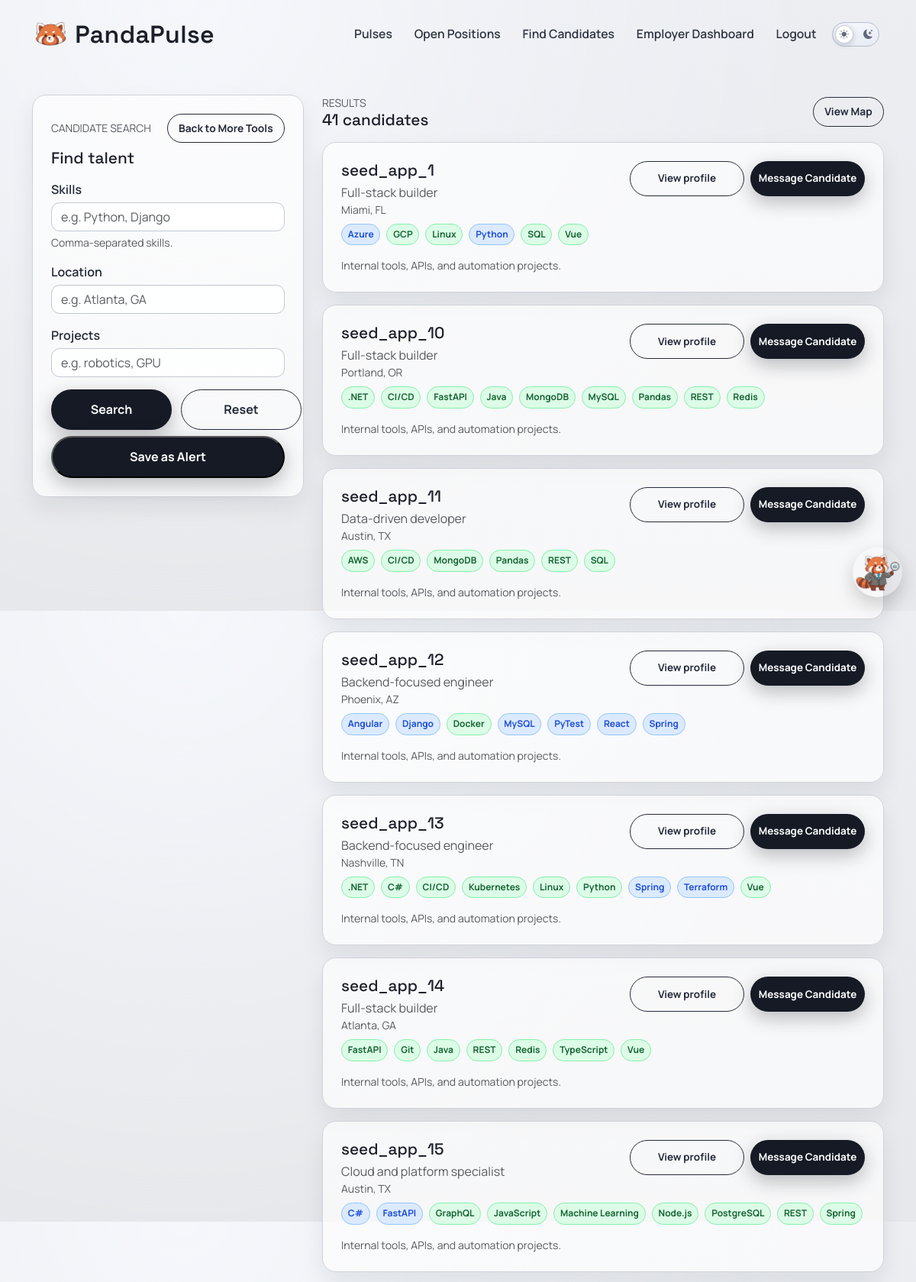
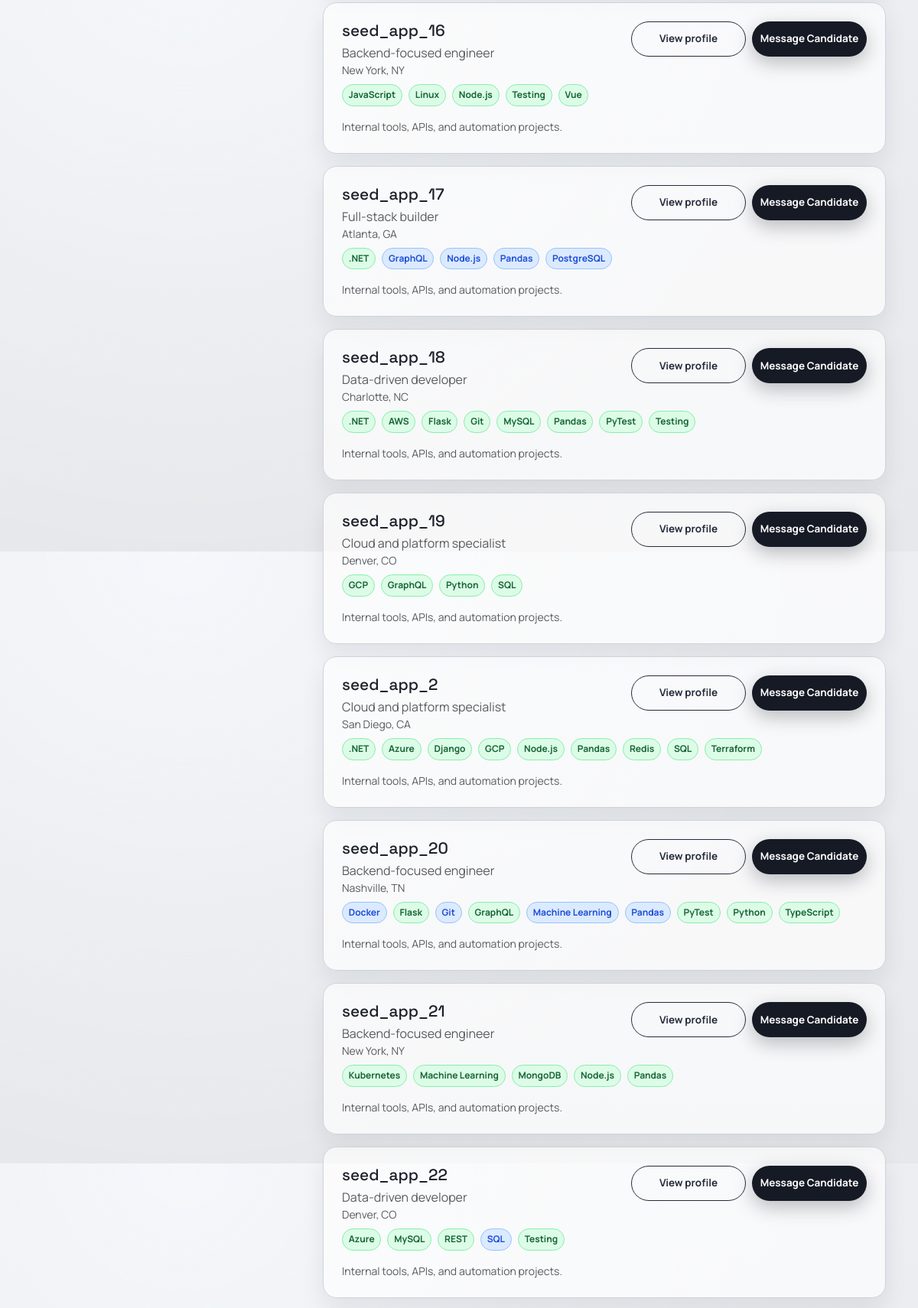
/accounts/candidates/ (signed in, upper part), run on the app's committed database (2 pictures, top to bottom).
### accounts/models.py (models this page shows, shortened)
class Profile(models.Model):
    class AccountType(models.TextChoices):
        APPLICANT = "APPLICANT", "Job Applicant"
        EMPLOYER = "EMPLOYER", "Employer"
    user = models.OneToOneField(settings.AUTH_USER_MODEL, on_delete=models.CASCADE, related_name="profile")
    last_activity = models.DateTimeField(null=True, blank=True)
    is_typing = models.BooleanField(default=False)
    last_typing_update = models.DateTimeField(null=True, blank=True)
    account_type = models.CharField(
        max_length=20,
        choices=AccountType.choices,
        default=AccountType.APPLICANT
    )
    profile_picture = models.ImageField(
        upload_to="profile_pics/",
        blank=True,
        null=True
    )
    resume_file = models.FileField(
        upload_to="profile_resumes/",
        blank=True,
        null=True,
    )
    headline = models.CharField(max_length=120, blank=True)
    skills = models.CharField(max_length=300, blank=True)
    education = models.TextField(blank=True)
    work_experience = models.TextField(blank=True)
    location = models.CharField(max_length=255, blank=True)
    address_line_1 = models.CharField(max_length=255, blank=True)
    address_line_2 = models.CharField(max_length=255, blank=True)
    city = models.CharField(max_length=100, blank=True)
    state = models.CharField(max_length=100, blank=True)
    postal_code = models.CharField(max_length=20, blank=True)
    country = models.CharField(max_length=100, blank=True, default="United States")
    projects = models.TextField(blank=True)
    parsed_resume_skills = models.TextField(blank=True)
    company_name = models.CharField(max_length=120, blank=True)
    company_website = models.URLField(blank=True)
    company_description = models.TextField(blank=True)
    company_culture = models.TextField(blank=True)
    company_perks = models.TextField(blank=True)
    visible_to_recruiters = models.BooleanField(
        default=True,
        help_text="Allow recruiters to view your profile."
    )
    show_headline = models.BooleanField(default=True)
    show_skills = models.BooleanField(default=True)
    show_education = models.BooleanField(default=True)
    show_work_experience = models.BooleanField(default=True)
    show_links = models.BooleanField(default=True)
    hide_email_from_employers = models.BooleanField(default=False)
    created_at = models.DateTimeField(auto_now_add=True)
    @property
    def location_city_state(self):
        city = (self.city or "").strip()
        state = (self.state or "").strip()
        if city and state:
            return f"{city}, {state}"

### accounts/views.py (the view, shortened to what this page needs)
# urls.py: path("candidates/", views.candidate_search, name="accounts.candidate_search"),
@login_required
def candidate_search(request):
    if not _is_employer(request.user):
        return HttpResponseForbidden("Only employers can access candidate search.")
    back_url = _candidate_search_back_url(request)
    active_saved_search = None
    saved_search_id = (request.GET.get("saved_search") or "").strip()
    if saved_search_id:
        active_saved_search = get_object_or_404(
            SavedCandidateSearch,
            id=saved_search_id,
            employer=request.user,
        )
        filters = active_saved_search.normalized_filters
        skills = filters["skills"]
        location = filters["location"]
        projects = filters["projects"]
        active_saved_search.mark_viewed()
    else:
        skills = request.GET.get("skills", "").strip()
        location = request.GET.get("location", "").strip()
        projects = request.GET.get("projects", "").strip()
    qs = Profile.objects.filter(
        account_type=Profile.AccountType.APPLICANT,
        visible_to_recruiters=True,
    ).select_related("user").order_by("user__username")
    if skills:
        for t in [t.strip() for t in skills.split(",") if t.strip()]:
            qs = qs.filter(skills__icontains=t)
    if projects:
        qs = qs.filter(Q(projects__icontains=projects) | Q(headline__icontains=projects))
    candidates = list(qs)
    def _skill_set(raw_value):
        if not raw_value:
            return set()
        return {token.strip().lower() for token in raw_value.split(",") if token.strip()}
    def _skill_overlap_percent(candidate_skills, job_skills):
        if not candidate_skills or not job_skills:
            return 0
        overlap_count = len(candidate_skills.intersection(job_skills))
        return round((overlap_count / len(job_skills)) * 100)
    employer_jobs = list(
        JobPost.objects.filter(owner=request.user)
        .only("title", "skills", "created_at")
        .order_by("-created_at")
    )
    job_skill_sets = [(job, _skill_set(job.skills)) for job in employer_jobs]
    for candidate in candidates:
        best_job = None
        best_match_percent = 0
        best_overlap_count = 0
        candidate_skills = _skill_set(candidate.skills).union(_skill_set(candidate.parsed_resume_skills))
        candidate.has_skill_match = best_job is not None
        candidate.matched_job_title = best_job.title if best_job else ""
        candidate.matched_job_percent = best_match_percent if best_job else 0
        candidate.skill_badges = build_skill_badges_for_applicant(candidate.user)
    candidates.sort(key=lambda c: (not c.has_skill_match, c.user.username.lower()))
    return render(
        request,
        "accounts/candidate_search.html",
        {
            "template_data": {
                "title": "Candidate Search",
                "candidates": candidates,
                "filters": {"skills": skills, "location": location, "projects": projects},
                "active_saved_search": active_saved_search,
                "back_url": back_url,
                "encoded_back_url": quote(back_url, safe=""),
                "current_url": current_request_url(request),
                "back_navigation": build_back_navigation(
                    request,
                    back_url,
                    blocked_prefixes=[
                        reverse("accounts.candidate_search"),
                        reverse("accounts.save_search"),
                    ],
                ),
            }
        },
    )

### accounts/templates/accounts/candidate_search.html (shortened to what this page needs)
{% extends 'base.html' %}
{% block content %}
<section class="page-shell candidate-search-page">
  <div class="container">
    <div class="row g-4">
      <div class="col-lg-4">
        <div class="surface-card">
          <div class="d-flex justify-content-between align-items-center gap-2 mb-2">
            <div class="text-uppercase text-muted small mb-0">Candidate search</div>
            <a href="{{ template_data.back_navigation.url }}" class="secondary-btn btn-compact">{{ template_data.back_navigation.text }}</a>
          </div>
          <h2 class="surface-title mb-3">Find talent</h2>
          <form method="get" id="searchForm" class="vstack gap-3">
            <div>
              <label class="form-label">Skills</label>
              <input type="text" name="skills" class="form-control" placeholder="e.g. Python, Django" value="{{ template_data.filters.skills }}">
              <div class="form-text">Comma-separated skills.</div>
            </div>
            <div>
              <label class="form-label">Location</label>
              <input type="text" name="location" class="form-control" placeholder="e.g. Atlanta, GA" value="{{ template_data.filters.location }}">
            </div>
            <div>
              <label class="form-label">Projects</label>
              <input type="text" name="projects" class="form-control" placeholder="e.g. robotics, GPU" value="{{ template_data.filters.projects }}">
            </div>
            <div class="vstack gap-2">
              <div class="candidate-search-filter-actions">
                <button type="submit" class="primary-btn border-0 w-100">Search</button>
                <a href="{% url 'accounts.candidate_search' %}?return_to={{ template_data.encoded_back_url }}" class="secondary-btn w-100">Reset</a>
              </div>
              <button type="button" id="saveAlertTrigger" class="primary-btn w-100" data-bs-toggle="modal" data-bs-target="#saveSearchModal">
                Save as Alert
              </button>
            </div>
          </form>
        </div>
      </div>
      <div class="col-lg-8">
        <div class="d-flex align-items-center justify-content-between mb-3">
          <div>
            <div class="text-uppercase text-muted small">Results</div>
            <h3 class="surface-title mb-0">{{ template_data.candidates|length }} candidates</h3>
          </div>
          <a class="secondary-btn btn-compact" href="{% url 'accounts.applicant_clusters_map' %}?return_to={{ template_data.current_url|urlencode }}">View Map</a>
        </div>
        {% if template_data.candidates %}
          <div class="vstack gap-3">
            {% for p in template_data.candidates %}
              <div class="surface-card">
                <div class="d-flex justify-content-between align-items-start gap-2 flex-wrap flex-md-nowrap candidate-card-top">
                  <div class="candidate-card-summary">
                    <h4 class="surface-title mb-1">{{ p.user.username }}</h4>
                    {% if p.headline %}<div class="text-muted">{{ p.headline }}</div>{% endif %}
                    {% if p.location_city_state %}<div class="small text-muted">{{ p.location_city_state }}</div>{% endif %}
                  </div>
                  <div class="text-end d-flex gap-2 justify-content-end candidate-card-actions">
                    <a class="secondary-btn candidate-action-btn"
                       href="{% url 'accounts.public_profile' p.user.username %}?return_to={{ template_data.current_url|urlencode }}">
                      View profile
                    </a>
                    <a href="{% url 'messaging:chat_detail' p.user.id %}" class="primary-btn candidate-action-btn border-0">
                      <span>Message Candidate</span>
                    </a>
                  </div>
                </div>
                {% if p.skill_badges %}
                  <div class="d-flex flex-wrap gap-2 mt-2 candidate-skill-row">
                    {% for skill in p.skill_badges %}
                      <span
                        class="badge rounded-pill skill-indicator {% if skill.endorsed %}is-endorsed{% else %}is-default{% endif %}"
                        {% if skill.endorsed_by %}
                          title="Endorsed by {{ skill.endorsed_by }}"
                          data-bs-toggle="tooltip"
                          data-bs-placement="top"
                          data-bs-custom-class="endorsement-tooltip"
                          data-bs-title="Endorsed by {{ skill.endorsed_by }}"
                        {% endif %}
                      >
                        {{ skill.name }}
                      </span>
                    {% endfor %}
                  </div>
                {% endif %}
                {% if p.projects %}
                  <p class="mt-3 mb-0 text-muted small">{{ p.projects|truncatewords:40 }}</p>
                {% endif %}
              </div>
            {% endfor %}
          </div>
        {% else %}
          <div class="surface-card p-5 text-center">
            <h4 class="surface-title mb-2">No matching candidates</h4>
            <p class="text-muted mb-0">Try widening your filters.</p>
          </div>
        {% endif %}
      </div>
    </div>
  </div>
</section>
{% endblock content %}

### data on the page
Profile: user.username "seed_app_1", headline "Full-stack builder", location_city_state "Miami, FL", name "Azure" "GCP" "Linux" "Python" "SQL" "Vue", projects "Internal tools, APIs, and automation projects."
Profile: user.username "seed_app_10", headline "Full-stack builder", location_city_state "Portland, OR", name ".NET" "CI/CD" "FastAPI" "Java" "MongoDB" "MySQL" "Pandas" "REST" "Redis", projects "Internal tools, APIs, and automation projects."
Profile: user.username "seed_app_11", headline "Data-driven developer", location_city_state "Austin, TX", name "AWS" "CI/CD" "MongoDB" "Pandas" "REST" "SQL", projects "Internal tools, APIs, and automation projects."
Profile: user.username "seed_app_12", headline "Backend-focused engineer", location_city_state "Phoenix, AZ", name "Angular" "Django" "Docker" "MySQL" "PyTest" "React" "Spring", projects "Internal tools, APIs, and automation projects."
Profile: user.username "seed_app_13", headline "Backend-focused engineer", location_city_state "Nashville, TN", name ".NET" "C#" "CI/CD" "Kubernetes" "Linux" "Python" "Spring" "Terraform" "Vue", projects "Internal tools, APIs, and automation projects."
Profile: user.username "seed_app_14", headline "Full-stack builder", location_city_state "Atlanta, GA", name "FastAPI" "Git" "Java" "REST" "Redis" "TypeScript" "Vue", projects "Internal tools, APIs, and automation projects."
Profile: user.username "seed_app_15", headline "Cloud and platform specialist", location_city_state "Austin, TX", name "C#" "FastAPI" "GraphQL" "JavaScript" "Machine Learning" "Node.js" "PostgreSQL" "REST" "Spring", projects "Internal tools, APIs, and automation projects."
Profile: user.username "seed_app_16", headline "Backend-focused engineer", location_city_state "New York, NY", name "JavaScript" "Linux" "Node.js" "Testing" "Vue", projects "Internal tools, APIs, and automation projects."
Profile: user.username "seed_app_17", headline "Full-stack builder", location_city_state "Atlanta, GA", name ".NET" "GraphQL" "Node.js" "Pandas" "PostgreSQL", projects "Internal tools, APIs, and automation projects."
Profile: user.username "seed_app_18", headline "Data-driven developer", location_city_state "Charlotte, NC", name ".NET" "AWS" "Flask" "Git" "MySQL" "Pandas" "PyTest" "Testing", projects "Internal tools, APIs, and automation projects."
Profile: user.username "seed_app_19", headline "Cloud and platform specialist", location_city_state "Denver, CO", name "GCP" "GraphQL" "Python" "SQL", projects "Internal tools, APIs, and automation projects."
Profile: user.username "seed_app_2", headline "Cloud and platform specialist", location_city_state "San Diego, CA", name ".NET" "Azure" "Django" "GCP" "Node.js" "Pandas" "Redis" "SQL" "Terraform", projects "Internal tools, APIs, and automation projects."
Profile: user.username "seed_app_20", headline "Backend-focused engineer", location_city_state "Nashville, TN", name "Docker" "Flask" "Git" "GraphQL" "Machine Learning" "Pandas" "PyTest" "Python" "TypeScript", projects "Internal tools, APIs, and automation projects."
Profile: user.username "seed_app_21", headline "Backend-focused engineer", location_city_state "New York, NY", name "Kubernetes" "Machine Learning" "MongoDB" "Node.js" "Pandas", projects "Internal tools, APIs, and automation projects."
Profile: user.username "seed_app_22", headline "Data-driven developer", location_city_state "Denver, CO", name "Azure" "MySQL" "REST" "SQL" "Testing", projects "Internal tools, APIs, and automation projects."

### other printed values
{{ template_data.back_navigation.text }} "Back to More Tools"
{{ template_data.candidates|length }} "41"
